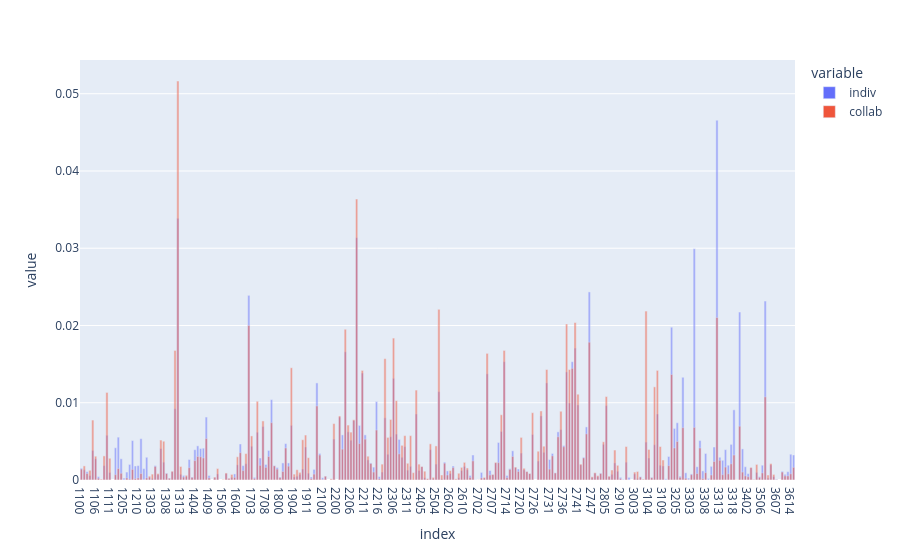

Notebook code for this chart:
### Code cell
country = "SE"
df_profile_country = pd.concat([
    df_prob_indiv.loc[country].to_frame("indiv"), df_prob_collab.loc[country].to_frame("collab")
])
px.bar(df_profile_country, x=df_profile_country.index, y=["indiv", "collab"], barmode="overlay")

### Figure 1 — Plotly figure (JSON) as saved in the notebook; plotly's stock layout.template omitted (floating-point values rounded to 4 significant figures; data arrays with more than 128 entries replaced by an {"elided": "..."} marker saying what was removed)
{"data": [{"hovertemplate": "variable=indiv<br>index=%{x}<br>value=%{y}<extra></extra>", "legendgroup": "indiv", "marker": {"color": "#636efa", "opacity": 0.5, "pattern": {"shape": ""}}, "name": "indiv", "orientation": "v", "showlegend": true, "textposition": "auto", "x": {"elided": "504 str values"}, "xaxis": "x", "y": {"elided": "504 float values"}, "yaxis": "y", "type": "bar"}, {"hovertemplate": "variable=collab<br>index=%{x}<br>value=%{y}<extra></extra>", "legendgroup": "collab", "marker": {"color": "#EF553B", "opacity": 0.5, "pattern": {"shape": ""}}, "name": "collab", "orientation": "v", "showlegend": true, "textposition": "auto", "x": {"elided": "504 str values"}, "xaxis": "x", "y": {"elided": "504 float values"}, "yaxis": "y", "type": "bar"}], "layout": {"xaxis": {"anchor": "y", "domain": [0.0, 1.0], "title": {"text": "index"}}, "yaxis": {"anchor": "x", "domain": [0.0, 1.0], "title": {"text": "value"}}, "legend": {"title": {"text": "variable"}, "tracegroupgap": 0}, "margin": {"t": 60}, "barmode": "overlay"}}
